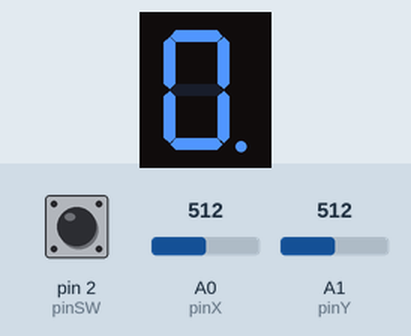
This sketch was run on a simulated Arduino Uno, built with avr-gcc and run on an emulated ATmega328P. Shown: 1-digit seven-segment display. Wiring (inferred from the names in the program): 1-digit 7-segment display, segments lit when LOW: segments pin 10, pin 9, pin 8, pin 7, pin 6, pin 5, pin 4, pin 12. The test bench sets the inputs (shaded band); at power-on: A1 (pinY) = 512, A0 (pinX) = 512, pin 2 (pinSW) HIGH. The segment pins are drawn as the display they are named for.

Above: at 0.75 s.
1.3 s: A1 (pinY) set to 410
2.8 s: A1 (pinY) set to 384
At 3.76 s:
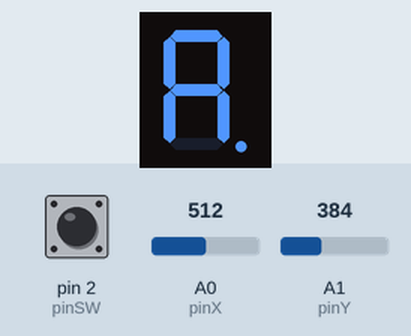
5.8 s: A0 (pinX) set to 610
At 6.17 s:
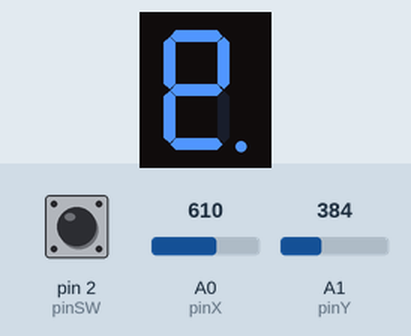
8.8 s: A0 (pinX) set to 390
At 9.12 s:
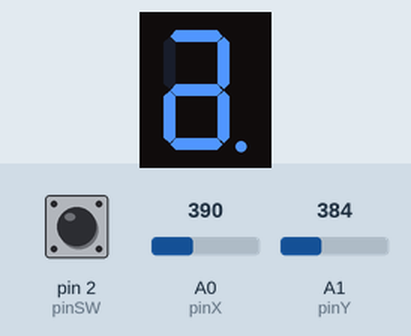
10.5 s: pin 2 (pinSW) pulled LOW for 1 s
At 11.62 s:
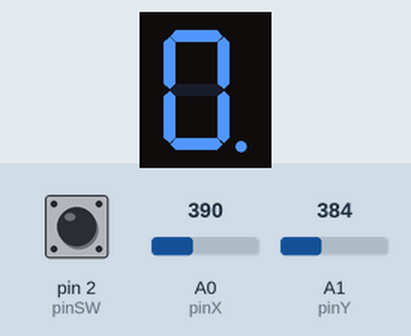
12.1 s: pin 2 (pinSW) pulled LOW for 0.15 s
At 46.43 s:
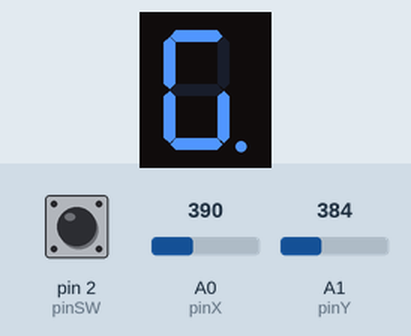

Measured:
- the behaviour switches between 400 and 399 on A1 (pinY) (found by bisection; images 0 and 1)
- after the input at 2.8 s, the display: first changes after 0.21 s (image 1 shows a later state)
- after the input at 5.8 s, the display: changes after 0.22 s (image 2)
- after the input at 8.8 s, the display: changes after 0.23 s (image 3)
- after the input at 10.5 s, the display: first differs from a run without the input after 1.0 s (image 4)

The sketch:

tema3.ino
```cpp
// Declare all the joystick pins
const int pinSW = 2; // Digital pin connected to switch output
const int pinX = A0; // A0 - Analog pin connected to X output
const int pinY = A1; // A1 - Analog pin connected to Y output
// Declare all the segments pins
const int pinA = 12;
const int pinB = 10;
const int pinC = 9;
const int pinD = 8;
const int pinE = 7;
const int pinF = 6;
const int pinG = 5;
const int pinDP = 4;

long timeBlink=0,lastMove=0,butonReadingTime=0;
int blinkDelay=300;

int index = 7;

bool commonAnode = false; // Modify if you have common anode
const int nrOfSegments = 8;
const int nrMiscari = 5;

byte sem=LOW;
byte state = HIGH;
byte dpState = LOW;

int xValue = 0;
int yValue = 0;

int digit = 0;
int minThreshold = 400;
int maxThreshold = 600;

volatile unsigned long lastInterruptTime = 0;

const unsigned long debounceDelay = 200,mutariDelay=400,longPressDelay=1000;

byte lastSwState = LOW;
byte swState;
unsigned long pressedTime  = 0;
unsigned long releasedTime = 0;

int segments[] = {
pinA, pinB, pinC, pinD, pinE, pinF, pinG, pinDP
};
byte digitMatrix[nrOfSegments][nrMiscari] = {
// up down left right state
  { 0,   6,   5,    1,    0}, // a 0
  { 0,   6,   5,    1,    0}, // b 1
  { 6,   3,   4,    7,    0}, // c 2
  { 6,   3,   4,    2,    0}, // d 3
  { 6,   3,   4,    2,    0}, // e 4
  { 0,   6,   5,    1,    0}, // f 5
  { 0,   3,   6,    6,    0}, // g 6
  { 7,   7,   2,    7,    0}, // dp 7
};
void setup() {
  pinMode(pinSW, INPUT_PULLUP);

  for (int i = 0; i < nrOfSegments; i++) {
    pinMode(segments[i], OUTPUT);
  }

  attachInterrupt(digitalPinToInterrupt(pinSW), handleInterrupt, RISING);
  Serial.begin(9600);
}
void loop() {

  xValue = analogRead(pinX);
  yValue = analogRead(pinY);

  swState = digitalRead(pinSW);

  if(lastSwState == HIGH && swState == LOW)
    pressedTime = millis();
  else if(lastSwState == LOW && swState == HIGH) {
    releasedTime = millis();

    if( releasedTime - pressedTime > mutariDelay )
    {
       index=7;
       for(int i=0;i<nrOfSegments;i++)
       {
          digitMatrix[i][4]=0;
       }
    }
  }
  lastSwState = swState;


  digitalWrite(segments[index],state);
  for(int i=0;i<nrOfSegments;i++)
  {
      if(i!=index)
        digitalWrite(segments[i],digitMatrix[i][4]);
  }

  if(millis()-timeBlink>blinkDelay)
  {
    timeBlink=millis();
    state=!state;
  }

  if(xValue>maxThreshold&&millis()-lastMove>mutariDelay){
     digitalWrite(segments[index],LOW);
     index=digitMatrix[index][1];
     lastMove=millis();
  }
  if(xValue<minThreshold&&millis()-lastMove>mutariDelay){
     digitalWrite(segments[index],LOW);
     index=digitMatrix[index][0];
     lastMove=millis();
  }
  if(yValue>maxThreshold&&millis()-lastMove>mutariDelay){
     digitalWrite(segments[index],LOW);
     index=digitMatrix[index][3];
     lastMove=millis();
  }
  if(yValue<minThreshold&&millis()-lastMove>mutariDelay){
     digitalWrite(segments[index],LOW);
     index=digitMatrix[index][2];
     lastMove=millis();
  }
}
void handleInterrupt() {
  static unsigned long interruptTime = 0;
  interruptTime = micros();
  if (interruptTime - lastInterruptTime > debounceDelay * 1000) {
    digitMatrix[index][4]=1-digitMatrix[index][4];
  }
  lastInterruptTime = interruptTime;
}
```
